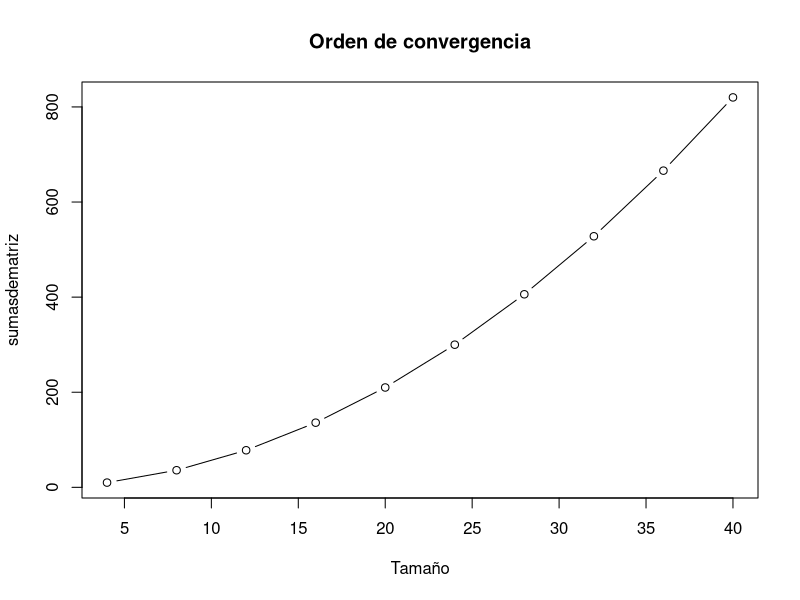

The R script that drew this image:
#Eficiencia de métodos directos (punto a)
matTriangular = function(tamano)
{
  suma = c()
  for (z in tamano) 
  {
    mat= matrix(1,nrow = z, ncol = z)
    cont = 0
    numop=0
    for (i in 1:z) 
    {
      for (j in 1:i) 
      {
        cont = cont + mat[i,j]
        numop=numop+1
        }   
    }
    #en una matriz triangular solo interesan los elementos de la diagonal hacia arriba
    suma = c(suma,cont)
    cont = 0
    cat("\nnúmero de operaciones: ",numop-1)
    }
  return(suma)
}
val = c(4,8,12,16,20,24,28,32,36,40)
#tasa covergencia:secuencia que se va acercando a su límite
graph = matTriangular(val)
plot(val,graph,main="Orden de convergencia",xlab = "Tamaño",ylab = "sumasdematriz", type = 'b')
